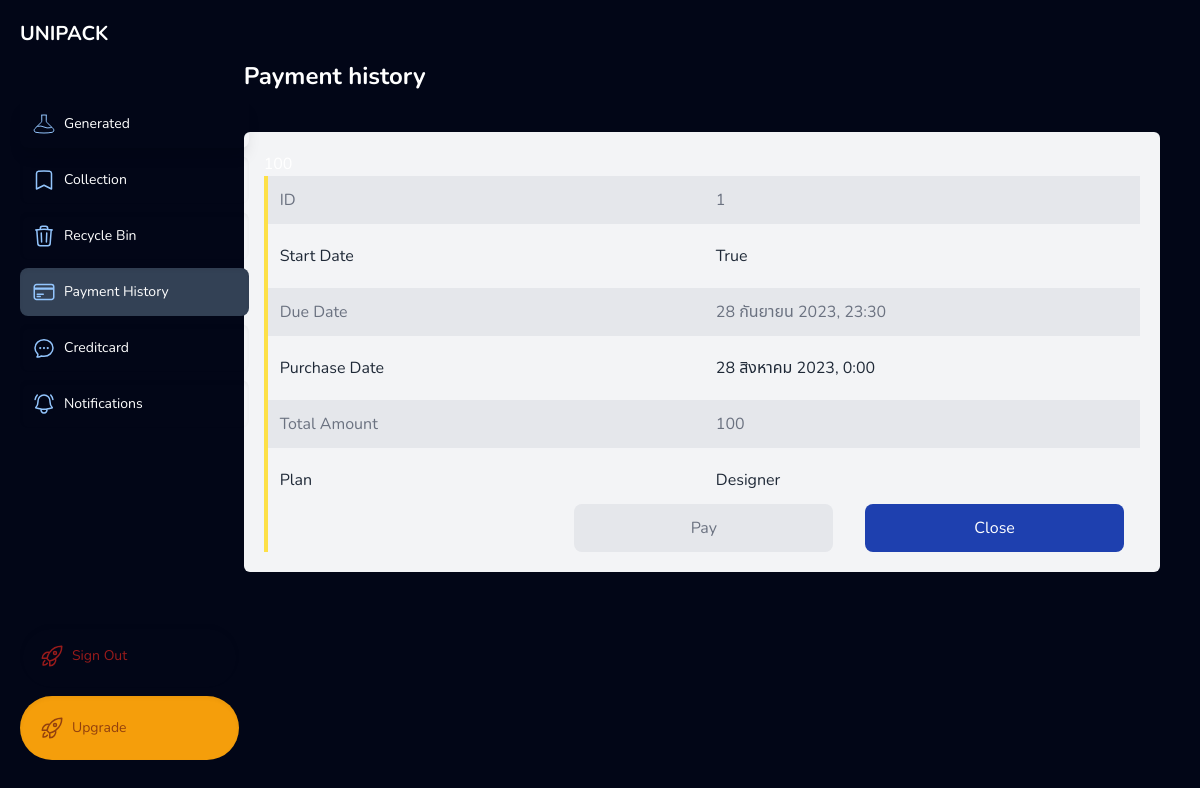
Screenshot of /profile/payment/1 (signed in) with the database file from the repository.
### app_gen/models.py (models this page shows, shortened)
class Transaction(models.Model):
    upgrade_id = models.BigAutoField(auto_created=True, primary_key=True, serialize=False, verbose_name='ID')
    acc_id = models.ForeignKey(User, on_delete=models.CASCADE)
    start_date = models.DateTimeField(null=True)
    duedate = models.DateTimeField(null=True)
    status = models.BooleanField(default=False)
    purchase_date = models.DateTimeField(null=True,blank=True)
    total_amount = models.IntegerField(default=1)

class Class(models.Model):
    class_id = models.BigAutoField(auto_created=True, primary_key=True, serialize=False, verbose_name='ID')
    class_name = models.CharField(max_length=100,null=False)
    class_detail = models.CharField(max_length=1000,default="")
    class_price = models.FloatField(default=0,null=False)
    max_gen_per_date = models.IntegerField(default=0,null=False)
    class Meta:
        verbose_name_plural = "Classes"

### app_gen/views.py (the view)
# urls.py: path('profile/payment/<id>',views.paymentDetail,name='paymentDetail'),
def paymentDetail(request,id):
    try:
        transection = Transaction.objects.get(acc_id=request.session['uid'],upgrade_id=id)
        classObj = Class.objects.get(class_price=transection.total_amount)
        logined  = loginCheck(request)
        context = {}
        if logined:
            username = request.session['username']
            pic = request.session['pic']
            context = {'logined':logined,'username':username,'pic':pic,'payment':'bg-slate-700','pay':transection,'plan':classObj,'notices':NoticesCheck(request)}
        else:
            return HttpResponseRedirect(reverse('login'))
        return render(request,'app_gen/paymentDetail.html',context)
    except:
        pass
    return redirect('payment')

### app_gen/views.py (called while the page is built)
def loginCheck(request):
    if 'uid' in request.session:
        request.session['logined'] = True
        return True
    else:
        return False

def NoticesCheck(request):
    noti  = Notification.objects.filter(acc_id=request.session['uid'],is_read=False).count()
    return noti

### app_gen/templates/app_gen/paymentDetail.html (shortened to what this page needs)
{% extends "app_gen/components/base_profile.html" %}
{% block title %}
<div class="mt-5">Payment history</div>
{% endblock %}
{% block content %}
<div class="grid gap-4 z-0 rounded-md border-1 bg-gray-100 p-5 ">
    <form method="POST" action="/transections/{{pay.upgrade_id}}">
        <input type="text" name="cost" value="{{ pay.total_amount}}">
        <div class="text-gray-800  grid grid-cols-2  gap-y-2 border-l-4 border-yellow-300 ">
            <div class="p-3 text-gray-500 bg-gray-200">ID </div>
            <div class="p-3 text-gray-500 bg-gray-200">{{ pay.upgrade_id}}</div>
            <div class="p-3 ">Start Date </div>
            <div class="p-3 ">{{ pay.status}}</div>
            <div class="p-3 text-gray-500 bg-gray-200">Due Date</div>
            <div class="p-3 text-gray-500 bg-gray-200">{{ pay.duedate}}</div>
            <div class="p-3 ">Purchase Date </div>
            <div class="p-3 ">{{ pay.purchase_date}}</div>
            <div class="p-3 text-gray-500 bg-gray-200">Total Amount </div>
            <div class="p-3 text-gray-500 bg-gray-200">{{ pay.total_amount}}</div>
            <div class="p-3">Plan</div>
            <div class="p-3"><input readonly type="text" name="plan" value="{{ plan.class_name }}"></div>
        </div>
        <div class="text-gray-800  grid grid-cols-3 items-end  gap-y-2 border-l-4 border-yellow-300 ">
            {% if pay.status %}
            <a href="#"
                class="cursor-default bg-gray-200 rounded-lg p-3 mx-4  text-gray-500 text-center duration-150"><button
                    class="cursor-default">Pay</button></a>
            {% else %}
            <input type="text" name="payment" value="ID" hidden>
            <button type="submit" value="pay" name="submit"
                class="bg-gray-800 rounded-lg p-3 mx-4 hover:bg-gray-900 text-white text-center duration-150">Pay</button>
            {% endif %}
            <a href="/profile/payment"
                class="bg-blue-800 rounded-lg p-3 mx-4 hover:bg-blue-900 text-white text-center duration-150"><button>Close</button></a>
        </div>
    </form>
</div>
{% endblock %}

### app_gen/static/app_gen/style.css (style rules this page uses)
* { font-family: 'Nunito','Noto Sans Thai', sans-serif,'LineSeed'; }

### app_gen/templates/app_gen/components/base_profile.html (style rules this page uses)
* { font-family: 'Nunito','Noto Sans Thai', sans-serif,'LineSeed'; }

### app_gen/templates/app_gen/paymentDetail.html (style rules this page uses)
[type=text] { background-color: unset; border: 0; padding: 0; }

### rows the page displays
Transaction: cost "100", upgrade_id "1", status "True", duedate "28 กันยายน 2023, 23:30", purchase_date "28 สิงหาคม 2023, 0:00", total_amount "100"
Class: plan "Designer"
